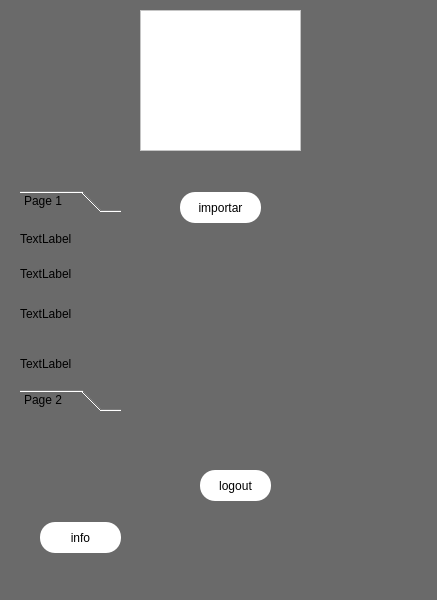
<?xml version="1.0" encoding="UTF-8"?>
<ui version="4.0">
 <class>MainWindow</class>
 <widget class="QMainWindow" name="MainWindow">
  <property name="geometry">
   <rect>
    <x>0</x>
    <y>0</y>
    <width>437</width>
    <height>600</height>
   </rect>
  </property>
  <property name="windowTitle">
   <string>MainWindow</string>
  </property>
  <property name="styleSheet">
   <string notr="true">background-color: rgb(106, 106, 106);</string>
  </property>
  <widget class="QWidget" name="centralwidget">
   <widget class="QGraphicsView" name="graphicsView">
    <property name="geometry">
     <rect>
      <x>140</x>
      <y>10</y>
      <width>161</width>
      <height>141</height>
     </rect>
    </property>
    <property name="styleSheet">
     <string notr="true">background-color: rgb(255, 255, 255);</string>
    </property>
   </widget>
   <widget class="QPushButton" name="pushButton">
    <property name="geometry">
     <rect>
      <x>180</x>
      <y>192</y>
      <width>81</width>
      <height>31</height>
     </rect>
    </property>
    <property name="styleSheet">
     <string notr="true">background-color: rgb(255, 255, 255);
font: 12pt &quot;MS Shell Dlg 2&quot;;

border-radius:15px;
border style:outse;
border-width:2px;</string>
    </property>
    <property name="text">
     <string>importar</string>
    </property>
   </widget>
   <widget class="QPushButton" name="pushButton_2">
    <property name="geometry">
     <rect>
      <x>200</x>
      <y>470</y>
      <width>71</width>
      <height>31</height>
     </rect>
    </property>
    <property name="styleSheet">
     <string notr="true">background-color: rgb(255, 255, 255);
font: 12pt &quot;MS Shell Dlg 2&quot;;

border-radius:15px;
border style:outse;
border-width:2px;</string>
    </property>
    <property name="text">
     <string>logout</string>
    </property>
   </widget>
   <widget class="QToolBox" name="pessoal">
    <property name="geometry">
     <rect>
      <x>20</x>
      <y>190</y>
      <width>101</width>
      <height>221</height>
     </rect>
    </property>
    <property name="currentIndex">
     <number>0</number>
    </property>
    <widget class="QWidget" name="page">
     <property name="geometry">
      <rect>
       <x>0</x>
       <y>0</y>
       <width>101</width>
       <height>167</height>
      </rect>
     </property>
     <attribute name="label">
      <string>Page 1</string>
     </attribute>
     <widget class="QLabel" name="label">
      <property name="geometry">
       <rect>
        <x>0</x>
        <y>0</y>
        <width>111</width>
        <height>41</height>
       </rect>
      </property>
      <property name="text">
       <string>TextLabel</string>
      </property>
     </widget>
     <widget class="QLabel" name="label_2">
      <property name="geometry">
       <rect>
        <x>0</x>
        <y>40</y>
        <width>111</width>
        <height>31</height>
       </rect>
      </property>
      <property name="text">
       <string>TextLabel</string>
      </property>
     </widget>
     <widget class="QLabel" name="label_3">
      <property name="geometry">
       <rect>
        <x>0</x>
        <y>80</y>
        <width>131</width>
        <height>31</height>
       </rect>
      </property>
      <property name="text">
       <string>TextLabel</string>
      </property>
     </widget>
     <widget class="QLabel" name="label_4">
      <property name="geometry">
       <rect>
        <x>0</x>
        <y>130</y>
        <width>101</width>
        <height>31</height>
       </rect>
      </property>
      <property name="text">
       <string>TextLabel</string>
      </property>
     </widget>
    </widget>
    <widget class="QWidget" name="page_2">
     <property name="geometry">
      <rect>
       <x>0</x>
       <y>0</y>
       <width>101</width>
       <height>167</height>
      </rect>
     </property>
     <attribute name="label">
      <string>Page 2</string>
     </attribute>
     <widget class="QLabel" name="label_5">
      <property name="geometry">
       <rect>
        <x>20</x>
        <y>10</y>
        <width>47</width>
        <height>13</height>
       </rect>
      </property>
      <property name="text">
       <string>TextLabel</string>
      </property>
     </widget>
     <widget class="QLabel" name="label_6">
      <property name="geometry">
       <rect>
        <x>20</x>
        <y>30</y>
        <width>47</width>
        <height>31</height>
       </rect>
      </property>
      <property name="text">
       <string>TextLabel</string>
      </property>
     </widget>
    </widget>
   </widget>
   <widget class="QPushButton" name="pushButton_3">
    <property name="geometry">
     <rect>
      <x>40</x>
      <y>522</y>
      <width>81</width>
      <height>31</height>
     </rect>
    </property>
    <property name="styleSheet">
     <string notr="true">background-color: rgb(255, 255, 255);
font: 12pt &quot;MS Shell Dlg 2&quot;;

border-radius:15px;
border style:outse;
border-width:2px;</string>
    </property>
    <property name="text">
     <string>info</string>
    </property>
   </widget>
  </widget>
  <widget class="QMenuBar" name="menubar">
   <property name="geometry">
    <rect>
     <x>0</x>
     <y>0</y>
     <width>437</width>
     <height>21</height>
    </rect>
   </property>
  </widget>
 </widget>
 <resources/>
 <connections/>
</ui>
